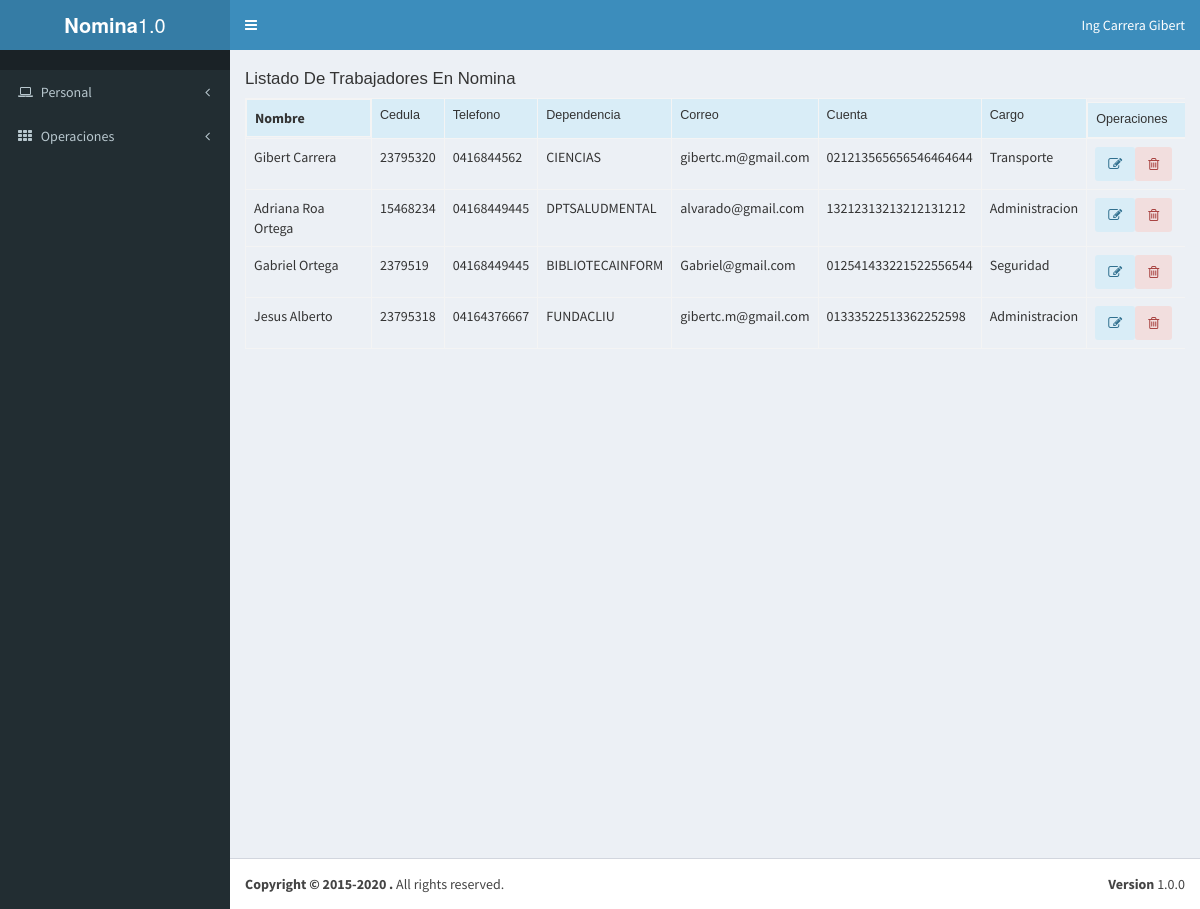
Screenshot of /templates/workerView.php (signed in) with the database file from the repository.
### tables this page shows
CREATE TABLE `trabajadores` (
  `id` int(11) NOT NULL,
  `nombre` varchar(75) NOT NULL,
  `apellido` varchar(75) NOT NULL,
  `cedula` varchar(25) NOT NULL,
  `telefono` varchar(25) NOT NULL,
  `direccion` varchar(225) NOT NULL,
  `correo` varchar(145) NOT NULL,
  `cuenta` varchar(45) NOT NULL,
  `fechaingreso` date NOT NULL,
  `idcargos` int(11) NOT NULL,
  `dependencia` varchar(85) NOT NULL,
  `estado` tinyint(1) DEFAULT NULL
);

CREATE TABLE `cargos` (
  `id` int(11) NOT NULL,
  `nombre` varchar(75) NOT NULL,
  `smensual` double NOT NULL,
  `squincenal` double NOT NULL,
  `tickets` double NOT NULL,
  `estado` tinyint(1) NOT NULL
);

### logica/control/model/ModeloTrabajador.php (called while the page is built, shortened)
<?php
class modeloTrabajador extends Conexion
{
	public static function selectNomina()
	{
		$link = self::enlace();
		$sql ="SELECT trabajadores.nombre, apellido,cedula,telefono,dependencia,correo,cuenta,cargos.nombre FROM trabajadores INNER JOIN cargos ON 	trabajadores.idcargos=cargos.id WHERE trabajadores.estado = 1";
		$resultado = mysqli_query($link,$sql);
		return $resultado;
	}
}
 ?>

### templates/workerView.php (the view, shortened to what this page needs)
<!DOCTYPE html>
<html>
  	<body class="hold-transition skin-blue sidebar-mini" >
		<div class="wrapper">
		 	<?php include 'cuerpo/header.php'; ?>
		  	<aside class="main-sidebar">
		  		<?php
                    if ($_SESSION['nivel']=="Usuario"):
                        include 'cuerpo/userAside.php';
                    else:
                        include 'cuerpo/aside.php';
                    endif;
                 ?>
		  	</aside>
			<div class="content-wrapper" style="height: 808px !important;">
				<div class="col-md-12">
			   		<h3 class="e6">Listado De Trabajadores En Nomina</h3>
					<div class="table-responsive" id="general">
					  	<table class="table table-bordered table-hover" id="table">
							<tr class="info">
								<th style="width: 125px; display: block;">Nombre</th>
								<th class="e3">Cedula</th>
								<th class="e3">Telefono</th>
								<th class="e3">Dependencia</th>
								<th class="e3">Correo</th>
								<th class="e3">Cuenta</th>
								<th class="e3">Cargo</th>
								<th style="width: 125px; display: block;" class="e3">Operaciones</th>
							</tr>
						<?php
						require_once '../logica/control/model/ModeloTrabajador.php';
						$resultado = modeloTrabajador::selectNomina();
						while ($row = $resultado->fetch_array(MYSQLI_NUM)){
							echo "<tr class ='rowList'>";
							echo "<td>$row[0] $row[1]</td>";
							echo "<td>$row[2]</td>";
							echo "<td>$row[3]</td>";
							echo "<td>$row[4]</td>";
							echo "<td>$row[5]</td>";
							echo "<td>$row[6]</td>";
							echo "<td>$row[7]</td>";
							echo "<td><a href='#modalEdit' onclick='change(true);' data-toggle ='modal' class='btn text-info bg-info'> <i class='fa fa-pencil-square-o' aria-hidden='true'></i> </a><a onclick ='change(false);' href='#modalDelete' data-toggle ='modal' class='btn text-danger bg-danger'> <i class='fa fa-trash-o' aria-hidden='true'></i> </a></td>";
							echo "</tr>";
						  }
					  	?>
					 	</table>
				  	</div>
			   	</div>
	  		</div>
	  	</div>
	<?php include 'cuerpo/footer.php'; ?>
  </body>
</html>

### templates/cuerpo/header.php (shortened to what this page needs)
<head>
	<link rel="stylesheet" href="../css/bootstrap.min.css">
	<link rel="stylesheet" href="../css/font-awesome.css">
	<link rel="stylesheet" href="../css/AdminLTE.min.css">
	<link rel="stylesheet" href="../css/_all-skins.min.css">
	<link rel="stylesheet" href="../css/gibert.css">
</head>
<header class="main-header">
	<a href="inicio.html" class="logo">
	  <span class="inicio.html"><b>Nomina</b>1.0</span>
	</a>
	<nav class="navbar navbar-static-top" role="navigation">
	  	<a href="#" class="sidebar-toggle" data-toggle="offcanvas" role="button">
	  	</a>
	  	<div class="navbar-custom-menu">
			<ul class="nav navbar-nav">
		  		<li class="dropdown user user-menu">
						<a href="#" class="dropdown-toggle" data-toggle="dropdown">
				  		<span class="hidden-xs">Ing Carrera Gibert</span>
					</a>
		  		</li>
			</ul>
	  	</div>
	</nav>
</header>

### templates/cuerpo/aside.php (shortened to what this page needs)
<section class="sidebar">
<ul class="sidebar-menu">
	<li class="header"></li>
	<li class="treeview">
		<a href="#">
			<i class="fa fa-laptop"></i>
			<span>Personal</span>
			<i class="fa fa-angle-left pull-right"></i>
		</a>
	</li>
	<li class="treeview">
		<a href="#">
			<i class="fa fa-th"></i>
			<span>Operaciones</span>
			 <i class="fa fa-angle-left pull-right"></i>
		</a>
	</li>
</ul>
</section>

### templates/cuerpo/footer.php (shortened to what this page needs)
<footer class="main-footer">
       <div class="pull-right hidden-xs">
         <b>Version</b> 1.0.0
       </div>
       <strong>Copyright &copy; 2015-2020 <a></a>.</strong> All rights reserved.
     </footer>

### css/gibert.css (style rules this page uses)
.e3 { font-family: arial; font-size: 90%; font-weight: 100; }
.e6 { font-family: arial; font-size: 120%; font-weight: 80; }

### rows the page displays
trabajadores: nombre "Gibert", apellido "Carrera", cedula "23795320", telefono "0416844562", dependencia "CIENCIAS", correo "gibertc.m@gmail.com", cuenta "021213565656546464644", idcargos.nombre "Transporte"
trabajadores: nombre "Adriana", apellido "Roa Ortega", cedula "15468234", telefono "04168449445", dependencia "DPTSALUDMENTAL", correo "alvarado@gmail.com", cuenta "13212313213212131212", idcargos.nombre "Administracion"
trabajadores: nombre "Gabriel", apellido "Ortega", cedula "2379519", telefono "04168449445", dependencia "BIBLIOTECAINFORM", correo "Gabriel@gmail.com", cuenta "012541433221522556544", idcargos.nombre "Seguridad"
trabajadores: nombre "Jesus", apellido "Alberto", cedula "23795318", telefono "04164376667", dependencia "FUNDACLIU", correo "gibertc.m@gmail.com", cuenta "01333522513362252598", idcargos.nombre "Administracion"
